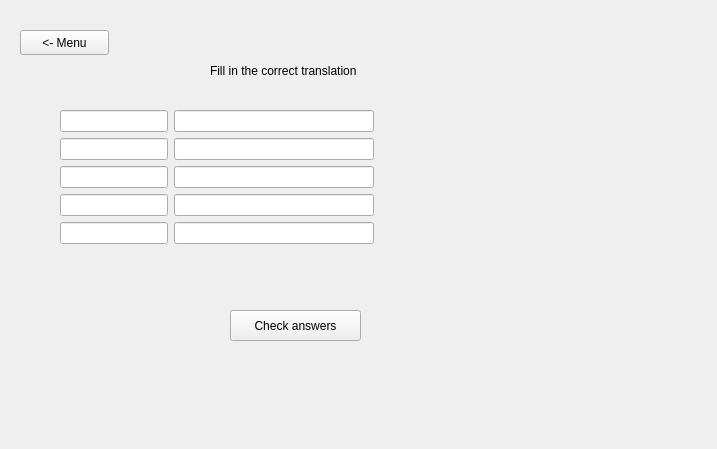
<?xml version="1.0" encoding="UTF-8"?>
<ui version="4.0">
 <class>ExamController</class>
 <widget class="QWidget" name="ExamController">
  <property name="geometry">
   <rect>
    <x>0</x>
    <y>0</y>
    <width>717</width>
    <height>449</height>
   </rect>
  </property>
  <property name="windowTitle">
   <string>Form</string>
  </property>
  <widget class="QWidget" name="formLayoutWidget">
   <property name="geometry">
    <rect>
     <x>60</x>
     <y>110</y>
     <width>351</width>
     <height>161</height>
    </rect>
   </property>
   <layout class="QFormLayout" name="formLayout">
    <item row="0" column="0">
     <widget class="QLineEdit" name="lineEdit_word1"/>
    </item>
    <item row="0" column="1">
     <widget class="QLineEdit" name="lineEdit_translation1">
      <property name="maximumSize">
       <size>
        <width>200</width>
        <height>16777215</height>
       </size>
      </property>
     </widget>
    </item>
    <item row="1" column="0">
     <widget class="QLineEdit" name="lineEdit_word2"/>
    </item>
    <item row="1" column="1">
     <widget class="QLineEdit" name="lineEdit_translation2">
      <property name="maximumSize">
       <size>
        <width>200</width>
        <height>16777215</height>
       </size>
      </property>
     </widget>
    </item>
    <item row="2" column="0">
     <widget class="QLineEdit" name="lineEdit_word3"/>
    </item>
    <item row="2" column="1">
     <widget class="QLineEdit" name="lineEdit_translation3">
      <property name="maximumSize">
       <size>
        <width>200</width>
        <height>16777215</height>
       </size>
      </property>
     </widget>
    </item>
    <item row="3" column="0">
     <widget class="QLineEdit" name="lineEdit_word4"/>
    </item>
    <item row="3" column="1">
     <widget class="QLineEdit" name="lineEdit_translation4">
      <property name="maximumSize">
       <size>
        <width>200</width>
        <height>16777215</height>
       </size>
      </property>
     </widget>
    </item>
    <item row="4" column="0">
     <widget class="QLineEdit" name="lineEdit_word5"/>
    </item>
    <item row="4" column="1">
     <widget class="QLineEdit" name="lineEdit_translation5">
      <property name="maximumSize">
       <size>
        <width>200</width>
        <height>16777215</height>
       </size>
      </property>
     </widget>
    </item>
   </layout>
  </widget>
  <widget class="QLabel" name="label">
   <property name="geometry">
    <rect>
     <x>210</x>
     <y>50</y>
     <width>201</width>
     <height>41</height>
    </rect>
   </property>
   <property name="text">
    <string>Fill in the correct translation </string>
   </property>
  </widget>
  <widget class="QPushButton" name="pushButton_backToMenu">
   <property name="geometry">
    <rect>
     <x>20</x>
     <y>30</y>
     <width>89</width>
     <height>25</height>
    </rect>
   </property>
   <property name="text">
    <string>&lt;- Menu</string>
   </property>
  </widget>
  <widget class="QPushButton" name="pushButton_checkResults">
   <property name="geometry">
    <rect>
     <x>230</x>
     <y>310</y>
     <width>131</width>
     <height>31</height>
    </rect>
   </property>
   <property name="text">
    <string>Check answers</string>
   </property>
  </widget>
  <widget class="QWidget" name="formLayoutWidget_2">
   <property name="geometry">
    <rect>
     <x>420</x>
     <y>110</y>
     <width>251</width>
     <height>161</height>
    </rect>
   </property>
   <layout class="QFormLayout" name="formLayout_2">
    <property name="horizontalSpacing">
     <number>12</number>
    </property>
    <property name="verticalSpacing">
     <number>12</number>
    </property>
    <property name="topMargin">
     <number>10</number>
    </property>
    <property name="bottomMargin">
     <number>10</number>
    </property>
    <item row="0" column="1">
     <widget class="QLabel" name="label_correctAnswer1">
      <property name="text">
       <string/>
      </property>
     </widget>
    </item>
    <item row="1" column="1">
     <widget class="QLabel" name="label_correctAnswer2">
      <property name="text">
       <string/>
      </property>
     </widget>
    </item>
    <item row="2" column="1">
     <widget class="QLabel" name="label_correctAnswer3">
      <property name="text">
       <string/>
      </property>
     </widget>
    </item>
    <item row="3" column="1">
     <widget class="QLabel" name="label_correctAnswer4">
      <property name="text">
       <string/>
      </property>
     </widget>
    </item>
    <item row="4" column="1">
     <widget class="QLabel" name="label_correctAnswer5">
      <property name="text">
       <string/>
      </property>
     </widget>
    </item>
   </layout>
  </widget>
 </widget>
 <resources/>
 <connections/>
</ui>
